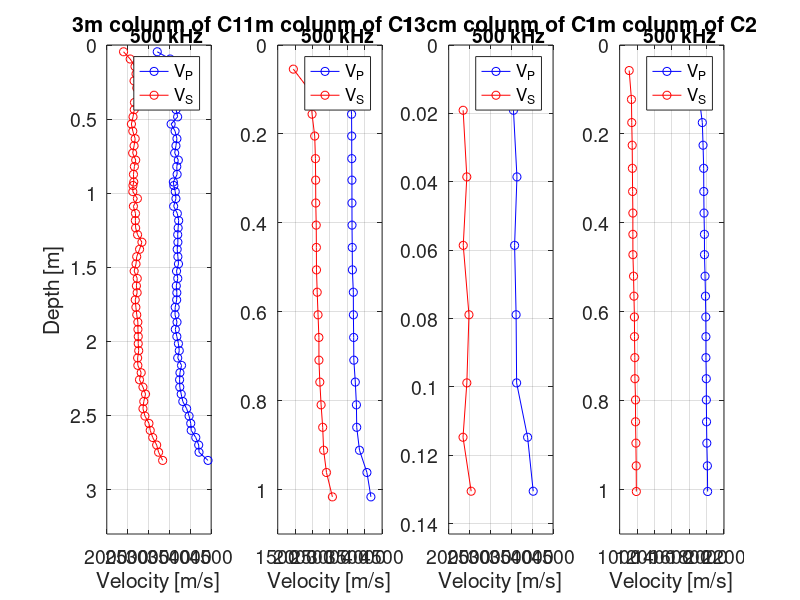
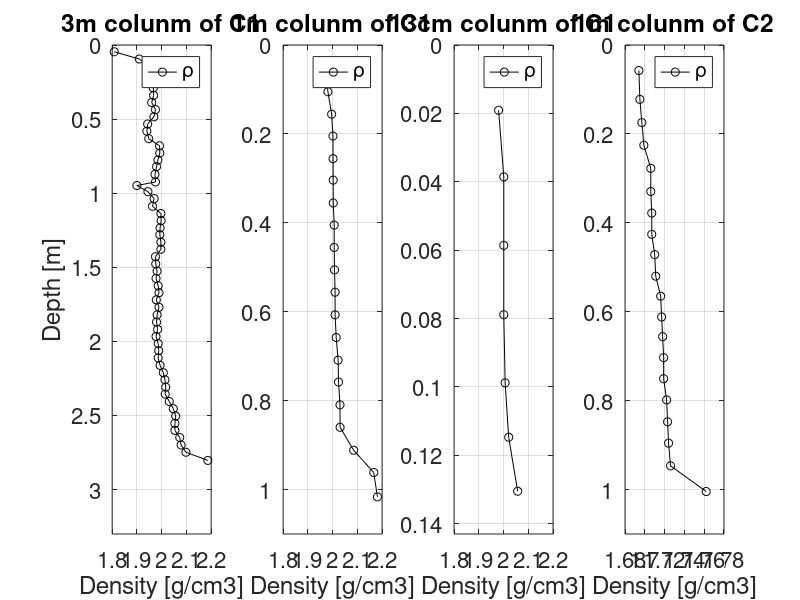

The MATLAB script that drew these images, in order:
clear all
close all
clc

%

load('expCol3m.txt');   % depth, rho, vp, vs
load('expCol13cm.txt'); % depth, rho, vp, vs
expColC11m = load('dados_expCol_cim.txt');
expColC21m = load('dados_expCol_arg.txt');

ajro = 1.09;
ajvp = 1.25;
ajvs = 1.66;
z3  = expCol3m(:,1)/100; % cm
ro3 = ajro*expCol3m(:,2);     % g/cm^3
vp3 = ajvp*expCol3m(:,3);     % m/s
vs3 = ajvs*expCol3m(:,4);     % m/s

ajro = 1.10;
ajvp = 1.12;
ajvs = 1.31;
z13  = expCol13cm(:,1)/100; % cm
ro13 = ajro*expCol13cm(:,2);     % g/cm^3
vp13 = ajvp*expCol13cm(:,3);     % m/s
vs13 = ajvs*expCol13cm(:,4);     % m/s

zC11  = load('z_c.txt')'; % cm
roC11 = sort(expColC11m(:,2));     % g/cm^3
vpC11 = sort(expColC11m(:,3));     % m/s
vsC11 = sort(expColC11m(:,4));     % m/s

zC21  = load('z_a.txt')'; % cm
roC21 = sort(expColC21m(:,2));     % g/cm^3
vpC21 = sort(expColC21m(:,3)+674);     % m/s
vsC21 = sort(expColC21m(:,4)+329);     % m/s


%

%% Figuras
figure(1)
subplot(1,4,1)
hold on
plot(vp3,z3,'o-b')
plot(vs3,z3,'o-r')
set(gca,'YDir','reverse')
set(gca,'FontSize',14)
xlabel('Velocity [m/s]')
ylabel('Depth [m]')
title('3m colunm of C1')
leg1 = legend('V_P','V_S')
title(leg1,'500 kHz')
ylim([0 3.3])
box on; grid on

subplot(1,4,2)
hold on
plot(vpC11,zC11,'o-b')
plot(vsC11,zC11,'o-r')
set(gca,'YDir','reverse')
set(gca,'FontSize',14)
xlabel('Velocity [m/s]')
title('1m colunm of C1')
leg1 = legend('V_P','V_S')
title(leg1,'500 kHz')
ylim([0 1.1])
box on; grid on

subplot(1,4,3)
hold on
plot(vp13,z13,'o-b')
plot(vs13,z13,'o-r')
set(gca,'YDir','reverse')
set(gca,'FontSize',14)
xlabel('Velocity [m/s]')
title('13cm colunm of C1')
leg1 = legend('V_P','V_S')
title(leg1,'500 kHz')
ylim([0 0.143])
box on; grid on

subplot(1,4,4)
hold on
plot(vpC21,zC21,'o-b')
plot(vsC21,zC21,'o-r')
set(gca,'YDir','reverse')
set(gca,'FontSize',14)
xlabel('Velocity [m/s]')
title('1m colunm of C2')
leg1 = legend('V_P','V_S')
title(leg1,'500 kHz')
ylim([0 1.1])
box on; grid on

set(gcf,'Position',[50 50 1500 1000]);

%% Densidades

figure(2)
subplot(1,4,1)
plot(ro3,z3,'o-k')
set(gca,'YDir','reverse')
set(gca,'FontSize',16)
xlabel('Density [g/cm3]')
ylabel('Depth [m]')
title('3m colunm of C1')
leg1 = legend('\rho')
xlim([1.8 2.2])
ylim([0 3.3])
box on; grid on

subplot(1,4,2)
plot(roC11,zC11,'o-k')
set(gca,'YDir','reverse')
set(gca,'FontSize',16)
xlabel('Density [g/cm3]')
title('1m colunm of C1')
leg1 = legend('\rho')
xlim([1.8 2.2])
ylim([0 1.1])
box on; grid on

subplot(1,4,3)
plot(ro13,z13,'o-k')
set(gca,'YDir','reverse')
set(gca,'FontSize',16)
xlabel('Density [g/cm3]')
title('13cm colunm of C1')
leg1 = legend('\rho')
xlim([1.8 2.2])
ylim([0 0.143])
box on; grid on

subplot(1,4,4)
plot(roC21,zC21,'o-k')
set(gca,'YDir','reverse')
set(gca,'FontSize',16)
xlabel('Density [g/cm3]')
title('1m colunm of C2')
leg1 = legend('\rho')
ylim([0 1.1])
box on; grid on

set(gcf,'Position',[50 50 1500 1000]);